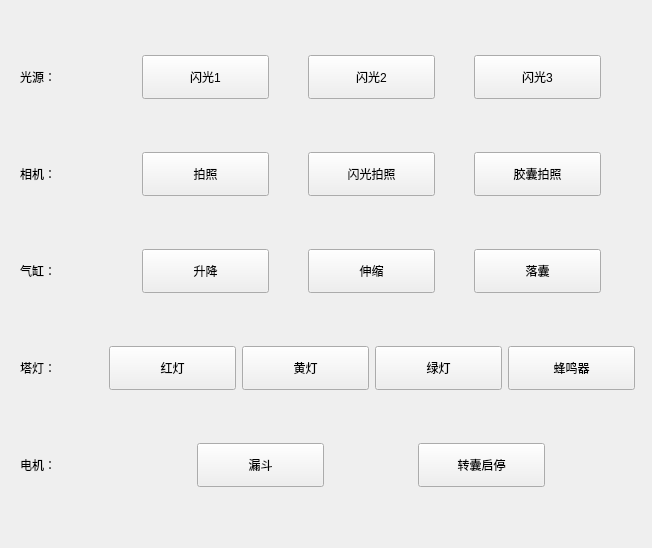
        <widget class="QWidget" name="tab_9">
         <attribute name="title">
          <string>功能输出</string>
         </attribute>
         <widget class="QWidget" name="layoutWidget1_3">
          <property name="geometry">
           <rect>
            <x>12</x>
            <y>8</y>
            <width>631</width>
            <height>531</height>
           </rect>
          </property>
          <layout class="QGridLayout" name="gridLayout_4">
           <item row="3" column="0">
            <widget class="QLabel" name="label_99">
             <property name="minimumSize">
              <size>
               <width>75</width>
               <height>0</height>
              </size>
             </property>
             <property name="maximumSize">
              <size>
               <width>75</width>
               <height>16777215</height>
              </size>
             </property>
             <property name="text">
              <string>塔灯：</string>
             </property>
            </widget>
           </item>
           <item row="0" column="1">
            <layout class="QHBoxLayout" name="horizontalLayout_6">
             <item>
              <widget class="QPushButton" name="pb_cmdTestFlash0">
               <property name="minimumSize">
                <size>
                 <width>127</width>
                 <height>44</height>
                </size>
               </property>
               <property name="maximumSize">
                <size>
                 <width>127</width>
                 <height>44</height>
                </size>
               </property>
               <property name="text">
                <string>闪光1</string>
               </property>
               <property name="checkable">
                <bool>true</bool>
               </property>
              </widget>
             </item>
             <item>
              <widget class="QPushButton" name="pb_cmdTestFlash1">
               <property name="minimumSize">
                <size>
                 <width>127</width>
                 <height>44</height>
                </size>
               </property>
               <property name="maximumSize">
                <size>
                 <width>127</width>
                 <height>44</height>
                </size>
               </property>
               <property name="text">
                <string>闪光2</string>
               </property>
               <property name="checkable">
                <bool>true</bool>
               </property>
              </widget>
             </item>
             <item>
              <widget class="QPushButton" name="pb_cmdTestFlash2">
               <property name="minimumSize">
                <size>
                 <width>127</width>
                 <height>44</height>
                </size>
               </property>
               <property name="maximumSize">
                <size>
                 <width>127</width>
                 <height>44</height>
                </size>
               </property>
               <property name="text">
                <string>闪光3</string>
               </property>
               <property name="checkable">
                <bool>true</bool>
               </property>
              </widget>
             </item>
            </layout>
           </item>
           <item row="4" column="1">
            <layout class="QHBoxLayout" name="horizontalLayout_10">
             <item>
              <widget class="QPushButton" name="pb_cmdTestInverter">
               <property name="minimumSize">
                <size>
                 <width>127</width>
                 <height>44</height>
                </size>
               </property>
               <property name="maximumSize">
                <size>
                 <width>127</width>
                 <height>44</height>
                </size>
               </property>
               <property name="text">
                <string>漏斗</string>
               </property>
               <property name="checkable">
                <bool>true</bool>
               </property>
              </widget>
             </item>
             <item>
              <widget class="QPushButton" name="pb_cmdRotateCtl">
               <property name="minimumSize">
                <size>
                 <width>127</width>
                 <height>44</height>
                </size>
               </property>
               <property name="maximumSize">
                <size>
                 <width>127</width>
                 <height>44</height>
                </size>
               </property>
               <property name="text">
                <string>转囊启停</string>
               </property>
               <property name="checkable">
                <bool>true</bool>
               </property>
              </widget>
             </item>
            </layout>
           </item>
           <item row="1" column="1">
            <layout class="QHBoxLayout" name="horizontalLayout_7">
             <item>
              <widget class="QPushButton" name="pb_cmdTestPhoto">
               <property name="minimumSize">
                <size>
                 <width>127</width>
                 <height>44</height>
                </size>
               </property>
               <property name="maximumSize">
                <size>
                 <width>127</width>
                 <height>44</height>
                </size>
               </property>
               <property name="text">
                <string>拍照</string>
               </property>
               <property name="checkable">
                <bool>true</bool>
               </property>
              </widget>
             </item>
             <item>
              <widget class="QPushButton" name="pb_cmdTestFlashPhoto">
               <property name="minimumSize">
                <size>
                 <width>127</width>
                 <height>44</height>
                </size>
               </property>
               <property name="maximumSize">
                <size>
                 <width>127</width>
                 <height>44</height>
                </size>
               </property>
               <property name="text">
                <string>闪光拍照</string>
               </property>
               <property name="checkable">
                <bool>true</bool>
               </property>
              </widget>
             </item>
             <item>
              <widget class="QPushButton" name="pb_cmdTestCapPhoto">
               <property name="minimumSize">
                <size>
                 <width>127</width>
                 <height>44</height>
                </size>
               </property>
               <property name="maximumSize">
                <size>
                 <width>127</width>
                 <height>44</height>
                </size>
               </property>
               <property name="text">
                <string>胶囊拍照</string>
               </property>
               <property name="checkable">
                <bool>true</bool>
               </property>
              </widget>
             </item>
            </layout>
           </item>
           <item row="0" column="0">
            <widget class="QLabel" name="label_95">
             <property name="minimumSize">
              <size>
               <width>75</width>
               <height>0</height>
              </size>
             </property>
             <property name="maximumSize">
              <size>
               <width>75</width>
               <height>16777215</height>
              </size>
             </property>
             <property name="text">
              <string>光源：</string>
             </property>
            </widget>
           </item>
           <item row="2" column="1">
            <layout class="QHBoxLayout" name="horizontalLayout_8">
             <item>
              <widget class="QPushButton" name="pb_cmdTestValveUp">
               <property name="minimumSize">
                <size>
                 <width>127</width>
                 <height>44</height>
                </size>
               </property>
               <property name="maximumSize">
                <size>
                 <width>127</width>
                 <height>44</height>
                </size>
               </property>
               <property name="text">
                <string>升降</string>
               </property>
               <property name="checkable">
                <bool>true</bool>
               </property>
              </widget>
             </item>
             <item>
              <widget class="QPushButton" name="pb_cmdTestValveClip">
               <property name="minimumSize">
                <size>
                 <width>127</width>
                 <height>44</height>
                </size>
               </property>
               <property name="maximumSize">
                <size>
                 <width>127</width>
                 <height>44</height>
                </size>
               </property>
               <property name="text">
                <string>伸缩</string>
               </property>
               <property name="checkable">
                <bool>true</bool>
               </property>
              </widget>
             </item>
             <item>
              <widget class="QPushButton" name="pb_cmdTestValveDrop">
               <property name="minimumSize">
                <size>
                 <width>127</width>
                 <height>44</height>
                </size>
               </property>
               <property name="maximumSize">
                <size>
                 <width>127</width>
                 <height>44</height>
                </size>
               </property>
               <property name="text">
                <string>落囊</string>
               </property>
               <property name="checkable">
                <bool>true</bool>
               </property>
              </widget>
             </item>
            </layout>
           </item>
           <item row="2" column="0">
            <widget class="QLabel" name="label_97">
             <property name="minimumSize">
              <size>
               <width>75</width>
               <height>0</height>
              </size>
             </property>
             <property name="maximumSize">
              <size>
               <width>75</width>
               <height>16777215</height>
              </size>
             </property>
             <property name="text">
              <string>气缸：</string>
             </property>
            </widget>
           </item>
           <item row="4" column="0">
            <widget class="QLabel" name="label_98">
             <property name="minimumSize">
              <size>
               <width>75</width>
               <height>0</height>
              </size>
             </property>
             <property name="maximumSize">
              <size>
               <width>75</width>
               <height>16777215</height>
              </size>
             </property>
             <property name="text">
              <string>电机：</string>
             </property>
            </widget>
           </item>
           <item row="1" column="0">
            <widget class="QLabel" name="label_96">
             <property name="minimumSize">
              <size>
               <width>75</width>
               <height>0</height>
              </size>
             </property>
             <property name="maximumSize">
              <size>
               <width>75</width>
               <height>16777215</height>
              </size>
             </property>
             <property name="text">
              <string>相机：</string>
             </property>
            </widget>
           </item>
           <item row="3" column="1">
            <layout class="QHBoxLayout" name="horizontalLayout_9">
             <item>
              <widget class="QPushButton" name="pb_cmdTestLampRead">
               <property name="minimumSize">
                <size>
                 <width>127</width>
                 <height>44</height>
                </size>
               </property>
               <property name="maximumSize">
                <size>
                 <width>127</width>
                 <height>44</height>
                </size>
               </property>
               <property name="text">
                <string>红灯</string>
               </property>
               <property name="checkable">
                <bool>true</bool>
               </property>
              </widget>
             </item>
             <item>
              <widget class="QPushButton" name="pb_cmdTestLampYellow">
               <property name="minimumSize">
                <size>
                 <width>127</width>
                 <height>44</height>
                </size>
               </property>
               <property name="maximumSize">
                <size>
                 <width>127</width>
                 <height>44</height>
                </size>
               </property>
               <property name="text">
                <string>黄灯</string>
               </property>
               <property name="checkable">
                <bool>true</bool>
               </property>
              </widget>
             </item>
             <item>
              <widget class="QPushButton" name="pb_cmdTestLampGreen">
               <property name="minimumSize">
                <size>
                 <width>127</width>
                 <height>44</height>
                </size>
               </property>
               <property name="maximumSize">
                <size>
                 <width>127</width>
                 <height>44</height>
                </size>
               </property>
               <property name="text">
                <string>绿灯</string>
               </property>
               <property name="checkable">
                <bool>true</bool>
               </property>
              </widget>
             </item>
             <item>
              <widget class="QPushButton" name="pb_cmdTestBuzzer">
               <property name="minimumSize">
                <size>
                 <width>127</width>
                 <height>44</height>
                </size>
               </property>
               <property name="maximumSize">
                <size>
                 <width>127</width>
                 <height>44</height>
                </size>
               </property>
               <property name="text">
                <string>蜂鸣器</string>
               </property>
               <property name="checkable">
                <bool>true</bool>
               </property>
              </widget>
             </item>
            </layout>
           </item>
          </layout>
         </widget>
        </widget>
